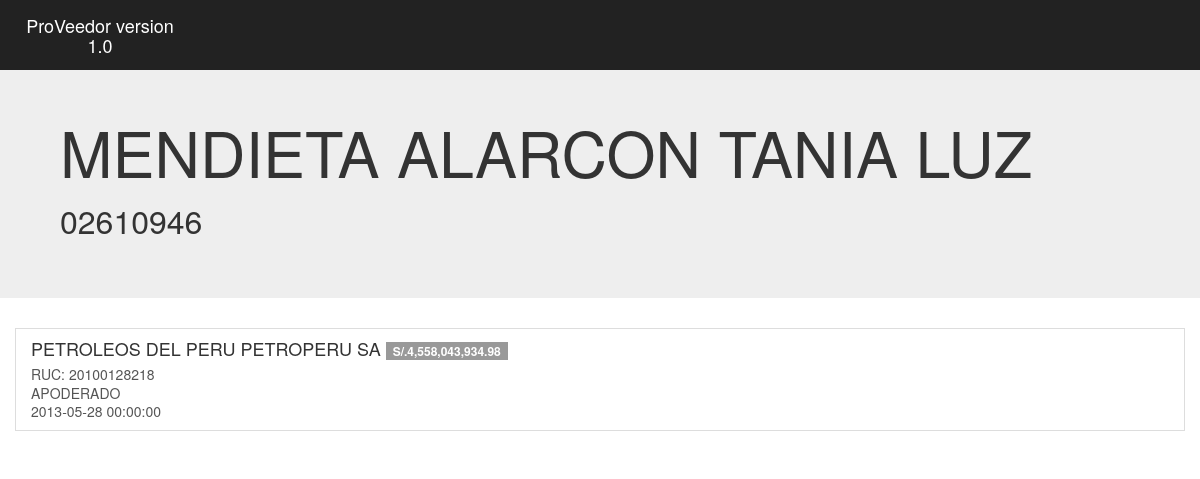
Screenshot of /representante/48 with the database file from the repository.
### models.py (models this page shows)
class Persona(Entity):
    __tablename__ = 'personas'
    id = Column(Integer, primary_key=True)
    dni = Column(CHAR(20), nullable=False)
    nombre = Column(UnicodeText, nullable=False)
    empresa = relationship(
        'Empresa',
        secondary='empresa_persona'
    )

class Empresa_persona(Entity):
    __tablename__ = 'empresa_persona'
    id = Column(Integer, primary_key=True)
    empresa_id = Column(Integer, ForeignKey('empresas.id'))
    persona_id = Column(Integer, ForeignKey('personas.id'))
    cargo = Column(UnicodeText, nullable=False)
    fecha_cargo = Column(DateTime)

class Empresa(Entity):
    __tablename__ = 'empresas'
    id = Column(Integer, primary_key=True)
    ruc = Column(Unicode(255), nullable=False)
    razon_social = Column(UnicodeText, nullable=False)
    nombre_comercial = Column(UnicodeText, nullable=True)
    inicio_actividades = Column(DateTime)
    actividades_com_ext = Column(UnicodeText)
    telefono = Column(UnicodeText)
    fax = Column(UnicodeText)
    estado = Column(UnicodeText)
    condicion = Column(UnicodeText)
    direccion = Column(UnicodeText)
    total_ganado = Column(Numeric(15, 2), nullable=True)
    update = Column(Integer, default=0)
    persona = relationship(
        'Persona',
        secondary='empresa_persona'
    )

### server.py (the view)
@app.route('/representante/<int:id>')
def representante(id):
    representante = g.db.query(
        models.Persona
    ).filter(
        models.Persona.id == id
    ).first()
    empresas = g.db.query(
        models.Empresa_persona
    ).order_by(
            models.Empresa_persona.fecha_cargo.desc()
    ).filter(
        models.Empresa_persona.persona_id == id
    ).join(
        models.Persona,
        models.Empresa
    ).values(
        models.Empresa.id,
        models.Empresa.razon_social,
        models.Empresa.ruc,
        models.Empresa.total_ganado,
        models.Empresa_persona.cargo,
        models.Empresa_persona.fecha_cargo
    )
    representante.empresas = empresas
    return render_template(
        'representante.html',
        representante=representante,
    )

### server.py (called while the page is built)
@app.before_request
def before_request():
    g.db = sessionmaker(
        bind=db_engine
    )()

@app.teardown_request
def teardown_request(exception):
    db = getattr(g, 'db', None)
    if db is not None:
        db.close()

### templates/representante.html (shortened to what this page needs)
<!DOCTYPE html>
<html lang="en">
  <head>
    <link href="{{ url_for('static', filename='css/bootstrap.css') }}" rel="stylesheet" />
    <link href="{{ url_for('static', filename='css/theme.css') }}" rel="stylesheet" />
  </head>
  <body>
    <div class="navbar navbar-inverse navbar-fixed-top" role="navigation">
      <div class="container">
        <div class="navbar-header">
          <a class="navbar-brand" href="{{ url_for('index') }}">ProVeedor version 1.0</a>
        </div>
    </div>
    </div>
    <div class="jumbotron">
      <div class="container">
        <h1>{{ representante.nombre }}</h1>
        <h2>{{ representante.dni }}</h2>
     </div>
    </div>
    <div class="container">
      <div class="list-group">
       {% for empresa in representante.empresas %}
         <a href="{{ url_for('proveedor', id=empresa.id) }}" class="list-group-item">
            <h4 class="list-group-item-heading">
            {{ empresa.razon_social }} <span class="badge">{{ "S/.{:,.2f}".format(empresa.total_ganado) }}</span>
            </h4>
            <p class="list-group-item-text">RUC: {{ empresa.ruc }}</p>
            <p class="list-group-item-text">
              {{ empresa.cargo }}
            </p>
            <p class="list-group-item-text">
              {{ empresa.fecha_cargo }}
            </p>
        </a>
        {% endfor %}
      </div>
    </div>
  </body>
</html>

### static/css/theme.css (style rules this page uses)
body { padding-top: 50px; padding-bottom: 20px; }

### rows the page displays
Persona: nombre "MENDIETA ALARCON TANIA LUZ", dni "02610946"
Empresa_persona: razon_social "PETROLEOS DEL PERU PETROPERU SA", total_ganado "S/.4,558,043,934.98", ruc "20100128218", cargo "APODERADO", fecha_cargo "2013-05-28 00:00:00"
